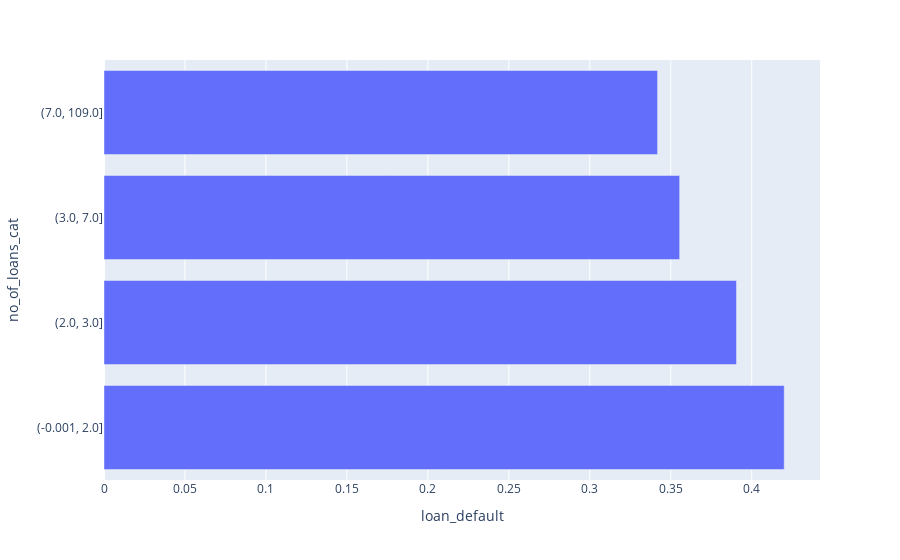

Notebook cell for this chart:
### Markdown cell above
There is no definitive trend of defaulters associated with increasing asset_cost although defaulters increase gradually when their asset cost increases .

### Code cell
temp_df6 = eda_df.copy()
temp_df6['no_of_loans_cat'] = pd.qcut(temp_df6.no_of_loans, 8, duplicates = 'drop').astype('str')
eda_df['no_of_loans_cat'] = pd.qcut(eda_df.no_of_loans, 8, duplicates = 'drop').astype('str')
temp_df6 = temp_df6.groupby(by = 'no_of_loans_cat').mean()
px.bar(data_frame = temp_df6,y = temp_df6.index,x='loan_default', orientation = 'h')

### Figure 1 — Plotly figure (JSON) as saved in the notebook; plotly's stock layout.template omitted (floating-point values rounded to 4 significant figures)
{"data": [{"alignmentgroup": "True", "hovertemplate": "loan_default=%{x}<br>no_of_loans_cat=%{y}<extra></extra>", "legendgroup": "", "marker": {"color": "#636efa", "pattern": {"shape": ""}}, "name": "", "offsetgroup": "", "orientation": "h", "showlegend": false, "textposition": "auto", "type": "bar", "x": [0.4201, 0.3906, 0.3555, 0.3419], "xaxis": "x", "y": ["(-0.001, 2.0]", "(2.0, 3.0]", "(3.0, 7.0]", "(7.0, 109.0]"], "yaxis": "y"}], "layout": {"barmode": "relative", "legend": {"tracegroupgap": 0}, "margin": {"t": 60}, "xaxis": {"anchor": "y", "domain": [0.0, 1.0], "title": {"text": "loan_default"}}, "yaxis": {"anchor": "x", "domain": [0.0, 1.0], "title": {"text": "no_of_loans_cat"}}}}
